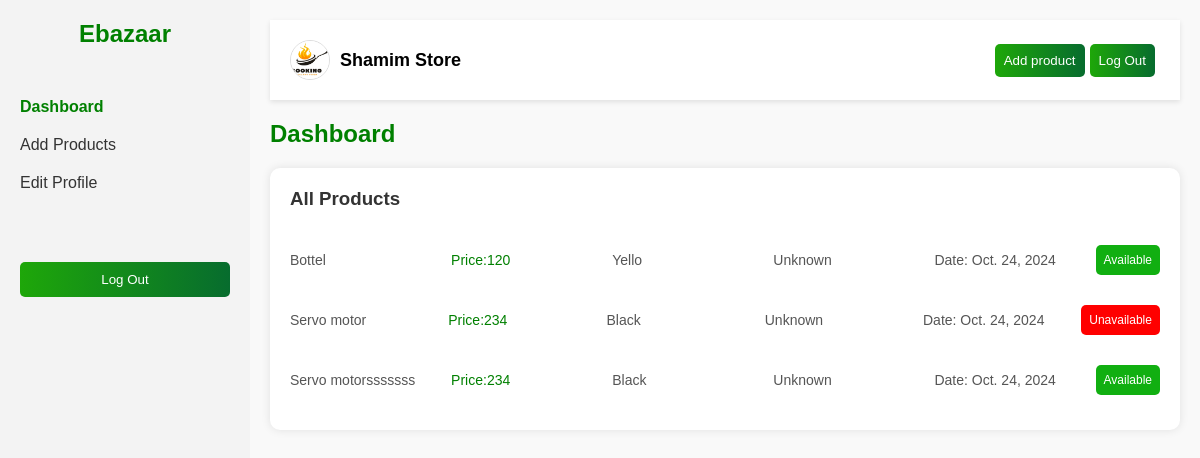
The app's page /dashboard/ (signed in) with its own data.
### ebozarapp/models.py (models this page shows, shortened)
class Profile(models.Model):
    USER_TYPE_CHOICES = [
        ('buyer', 'Buyer'),
        ('seller', 'Seller'),
    ]
    user = models.OneToOneField(User, on_delete=models.CASCADE)
    store_name = models.CharField(max_length=255)
    email = models.EmailField(max_length=254)
    phone_number = models.CharField(max_length=30)
    bio = models.TextField(null=True, blank=True)
    logo = models.ImageField(upload_to='media/', null=True, blank=True)
    address = models.CharField(max_length=255, null=True, blank=True)
    country = models.CharField(max_length=100, null=True, blank=True)
    city = models.CharField(max_length=100, null=True, blank=True)
    verify  = models.BooleanField(default=True)
    date = models.DateField(auto_now_add=True)
    date_time = models.DateTimeField(auto_now_add=True)
    user_type = models.CharField(max_length=10, choices=USER_TYPE_CHOICES)

class Product(models.Model):
    product_image = models.ImageField(upload_to='media/', null=True, blank=True)
    product_name = models.CharField(max_length=255)
    price = models.CharField(max_length=10)
    brand = models.CharField(max_length=50)
    condtion = models.CharField(max_length=50)
    quantity = models.CharField(max_length=5)
    color = models.CharField(max_length=100)
    Location = models.CharField(max_length=255)
    status = models.BooleanField(default=False)
    date = models.DateField(auto_now_add=True)
    user = models.ForeignKey(Profile, on_delete=models.CASCADE)

### ebozarapp/views.py (the view, shortened to what this page needs)
# urls.py: path('dashboard/', views.dashboard, name='dashboard'),
@login_required(login_url='/login')
def dashboard(request):
    user = request.user
    user_profile = Profile.objects.get(user=user)
    user_product = Product.objects.filter(user=user_profile).order_by('-id')
    context = {'user_profile': user_profile, 'user_products': user_product}
    return render(request, 'dashboard.html', context)

### templates/dashboard.html (shortened to what this page needs)
<!DOCTYPE html>
<html lang="en">
<head>
    <link rel="stylesheet" href="/static/css/dashboard.css">
</head>
<body>
    <div class="sidebar">
        <a href="/">
            <h2 class="logo">Ebazaar</h2>
        </a>
        <ul>
            <li><a href="#" class="active">Dashboard</a></li>
            <li><a href="/add_product">Add Products</a></li>
            <li><a href="/profile">Edit Profile</a></li>
        </ul>
        <form method="POST" action="{% url 'logout' %}">
            <button class="logout-btn">Log Out</button>
        </form>
    </div>
    <div class="main-content">
        <div class="topbar">
            <a href="/profile">
                <div class="user-info">
                    {% if user_profile.logo %}
                        <img src="{{user_profile.logo.url}}" alt="Profile Picture">
                        <span class="user-name">{{user_profile.store_name}}</span>
                    {% else %}
                        <img src="/static/assets/camera.png" alt="Profile Picture">
                        <span class="user-name">{{user_profile.store_name}}</span>
                    {% endif %}
                </div>
            </a>
            <div class="addprt">
                <a class="add_product_button" href="/add_product"><button>Add product</button></a>
                <a href="/logout"><button>Log Out</button></a>
            </div>
        </div>
        <div class="dashboard">
            <div class="addprt">
                <h2>Dashboard</h2>
            </div>
            <div class="product-list">
                <h3>All Products</h3>
                {% for user_product in user_products %}
                <a href="/update_product?product_id={{user_product.id}}">
                    <div class="product-item">
                        <p>{{user_product.product_name}}</p>
                        <p class="price">Price:{{user_product.price}}</p>
                        <p class="display_none">{{user_product.color}}</p>
                        <p class="display_none">{{user_product.brand}}</p>
                        <p class="display_none">Date: {{user_product.date}}</p>
                        <form method="POST" action="/dashboard/?action=update_product&id={{user_product.id}}">
                            {% if user_product.status == True %}
                            <button class="status_button" type="submit">Available</button>
                            {% else %}
                            <button class="status_button" style="background:red" type="submit">Unavailable</button>
                            {% endif %}
                        </form>
                    </div>
                </a>
                {% endfor %}
            </div>
        </div>
    </div>
</body>
</html>

### static/css/dashboard.css (style rules this page uses)
* { margin: 0; padding: 0; box-sizing: border-box; }
body { font-family: 'Arial', sans-serif; background-color: #f9f9f9; display: flex; }
.sidebar { width: 250px; background-color: #f3f3f3; height: 100vh; padding: 20px; }
.sidebar .logo { font-size: 24px; font-weight: bold; color: green; text-align: center; margin-bottom: 50px; }
.sidebar ul { list-style: none; }
.sidebar ul li { margin-bottom: 20px; }
.sidebar ul li a { text-decoration: none; font-size: 16px; color: #333; display: flex; align-items: center; }
.sidebar ul li a.active { color: green; font-weight: bold; }
.sidebar .logout-btn { background: linear-gradient(90deg, #1EA709 0%, #076C2E 100%); color: white; border: none; width: 100%; padding: 10px; border-radius: 5px; text-align: center; margin-top: 50px; cursor: pointer; }
.sidebar a { text-decoration: none; }
.main-content { flex: 1; padding: 20px; }
.topbar { display: flex; justify-content: space-between; align-items: center; background-color: white; padding: 20px; box-shadow: 0px 2px 5px rgba(0, 0, 0, 0.1); margin-bottom: 20px; }
.topbar a { text-decoration: none; color: black; }
.user-info { display: flex; align-items: center; }
.user-info img { width: 40px; height: 40px; border-radius: 50%; margin-right: 10px; border:1px solid #ddd; object-fit: cover; }
.user-info .user-name { font-size: 18px; font-weight: bold; }
.dashboard h2 { color: green; margin-bottom: 20px; }
.product-list { background-color: white; padding: 20px; border-radius: 10px; box-shadow: 0px 0px 10px rgba(0, 0, 0, 0.1); }
.product-list h3 { margin-bottom: 20px; color: #333; }
.product-item { display: flex; justify-content: space-between; align-items: center; padding: 15px 0; border-bottom: 1px solid #eaeaea; }
.product-item p { font-size: 14px; color: #555; margin-right: 20px; width: 30%; overflow: hidden; }
.product-item:last-child { border-bottom: none; }
.product-item .price { color: green; }
.addprt { display: flex; justify-content: space-between; }
.addprt button { padding: 9px; border-radius: 5px; border: none; color: white; background: linear-gradient(90deg, #1EA709 0%, #076C2E 100%); cursor: pointer; margin-right: 5px; }
.product-list a { text-decoration: none; }
.status_button { padding: 8px; border: none; border-radius: 5px; font-size: 12px; color: white; background: #11af11; }

### records on screen
Profile: logo (picture), store_name "Shamim Store"
Product: product_name "Bottel", price "120", color "Yello", brand "Unknown", date "Oct. 24, 2024", status "Available"
Product: product_name "Servo motor", price "234", color "Black", brand "Unknown", date "Oct. 24, 2024", status "Unavailable"
Product: product_name "Servo motorsssssss", price "234", color "Black", brand "Unknown", date "Oct. 24, 2024", status "Available"
